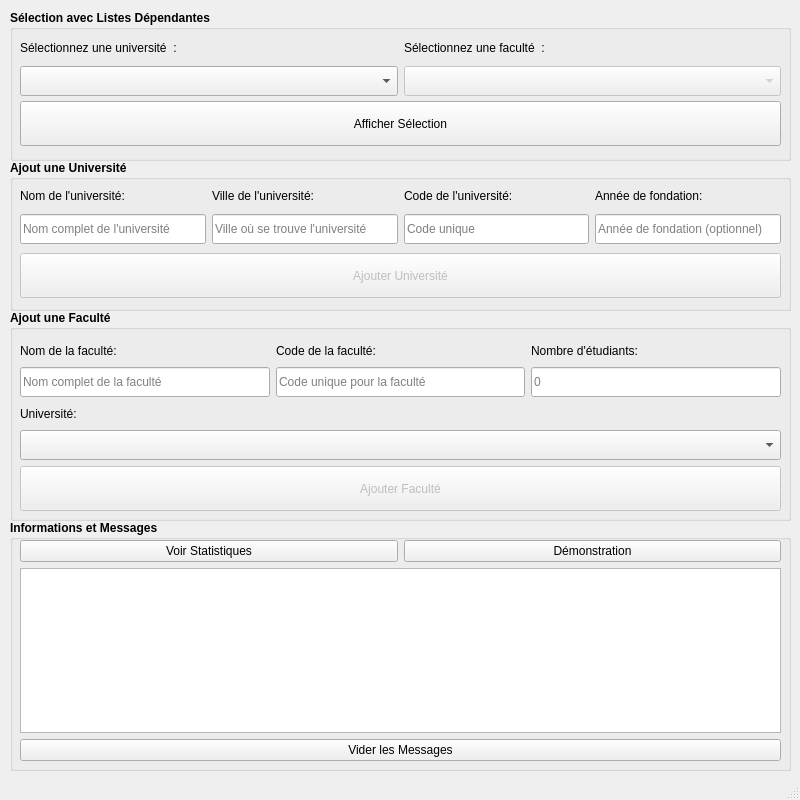
<?xml version="1.0" encoding="UTF-8"?>
<ui version="4.0">
 <class>MainWindow</class>
 <widget class="QMainWindow" name="MainWindow">
  <property name="geometry">
   <rect>
    <x>0</x>
    <y>0</y>
    <width>800</width>
    <height>800</height>
   </rect>
  </property>
  <property name="windowTitle">
   <string>Système Universitaire</string>
  </property>
  <widget class="QWidget" name="centralwidget">
   <widget class="QGroupBox" name="groupe_selection">
    <property name="geometry">
     <rect>
      <x>10</x>
      <y>10</y>
      <width>781</width>
      <height>151</height>
     </rect>
    </property>
    <property name="font">
     <font>
      <bold>true</bold>
     </font>
    </property>
    <property name="title">
     <string>Sélection avec Listes Dépendantes</string>
    </property>
    <widget class="QWidget" name="">
     <property name="geometry">
      <rect>
       <x>10</x>
       <y>20</y>
       <width>761</width>
       <height>121</height>
      </rect>
     </property>
     <layout class="QVBoxLayout" name="layout_selection">
      <property name="spacing">
       <number>0</number>
      </property>
      <item>
       <layout class="QHBoxLayout" name="layout_combos">
        <property name="spacing">
         <number>6</number>
        </property>
        <item>
         <layout class="QVBoxLayout" name="layout_universites">
          <item>
           <widget class="QLabel" name="labelUniversites">
            <property name="maximumSize">
             <size>
              <width>16777215</width>
              <height>25</height>
             </size>
            </property>
            <property name="font">
             <font>
              <bold>false</bold>
             </font>
            </property>
            <property name="text">
             <string>Sélectionnez une université  :</string>
            </property>
           </widget>
          </item>
          <item>
           <widget class="QComboBox" name="comboBox_universites">
            <property name="minimumSize">
             <size>
              <width>0</width>
              <height>30</height>
             </size>
            </property>
            <property name="font">
             <font>
              <bold>false</bold>
             </font>
            </property>
            <property name="placeholderText">
             <string>-- Choisir une université --</string>
            </property>
           </widget>
          </item>
         </layout>
        </item>
        <item>
         <layout class="QVBoxLayout" name="layout_facultes" stretch="0,0">
          <item>
           <widget class="QLabel" name="label_facultes">
            <property name="maximumSize">
             <size>
              <width>16777215</width>
              <height>25</height>
             </size>
            </property>
            <property name="font">
             <font>
              <bold>false</bold>
             </font>
            </property>
            <property name="text">
             <string>Sélectionnez une faculté  :</string>
            </property>
           </widget>
          </item>
          <item>
           <widget class="QComboBox" name="comboBox_facultes">
            <property name="enabled">
             <bool>false</bool>
            </property>
            <property name="minimumSize">
             <size>
              <width>0</width>
              <height>30</height>
             </size>
            </property>
            <property name="font">
             <font>
              <bold>false</bold>
             </font>
            </property>
            <property name="placeholderText">
             <string>-- Choisir une faculté --</string>
            </property>
           </widget>
          </item>
         </layout>
        </item>
       </layout>
      </item>
      <item>
       <widget class="QPushButton" name="pushButton_AfficherSelection">
        <property name="minimumSize">
         <size>
          <width>0</width>
          <height>45</height>
         </size>
        </property>
        <property name="font">
         <font>
          <bold>false</bold>
         </font>
        </property>
        <property name="text">
         <string>Afficher Sélection</string>
        </property>
       </widget>
      </item>
     </layout>
    </widget>
   </widget>
   <widget class="QGroupBox" name="groupe_ajout_universite">
    <property name="geometry">
     <rect>
      <x>10</x>
      <y>160</y>
      <width>781</width>
      <height>151</height>
     </rect>
    </property>
    <property name="font">
     <font>
      <bold>true</bold>
     </font>
    </property>
    <property name="title">
     <string>Ajout une Université</string>
    </property>
    <widget class="QWidget" name="">
     <property name="geometry">
      <rect>
       <x>10</x>
       <y>20</y>
       <width>761</width>
       <height>121</height>
      </rect>
     </property>
     <layout class="QVBoxLayout" name="layout_ajout_universite">
      <property name="leftMargin">
       <number>0</number>
      </property>
      <item>
       <layout class="QHBoxLayout" name="layout_universite">
        <item>
         <layout class="QVBoxLayout" name="layout_nom_universite">
          <item>
           <widget class="QLabel" name="label_nom_universite">
            <property name="maximumSize">
             <size>
              <width>16777215</width>
              <height>25</height>
             </size>
            </property>
            <property name="font">
             <font>
              <bold>false</bold>
             </font>
            </property>
            <property name="text">
             <string>Nom de l'université:</string>
            </property>
           </widget>
          </item>
          <item>
           <widget class="QLineEdit" name="lineEdit_nom_universite">
            <property name="minimumSize">
             <size>
              <width>0</width>
              <height>30</height>
             </size>
            </property>
            <property name="font">
             <font>
              <bold>false</bold>
             </font>
            </property>
            <property name="placeholderText">
             <string>Nom complet de l'université</string>
            </property>
           </widget>
          </item>
         </layout>
        </item>
        <item>
         <layout class="QVBoxLayout" name="layout_ville_universite">
          <item>
           <widget class="QLabel" name="label_ville_universite">
            <property name="maximumSize">
             <size>
              <width>16777215</width>
              <height>25</height>
             </size>
            </property>
            <property name="font">
             <font>
              <bold>false</bold>
             </font>
            </property>
            <property name="text">
             <string>Ville de l'université:</string>
            </property>
           </widget>
          </item>
          <item>
           <widget class="QLineEdit" name="lineEdit_ville_universite">
            <property name="minimumSize">
             <size>
              <width>0</width>
              <height>30</height>
             </size>
            </property>
            <property name="font">
             <font>
              <bold>false</bold>
             </font>
            </property>
            <property name="placeholderText">
             <string>Ville où se trouve l'université</string>
            </property>
           </widget>
          </item>
         </layout>
        </item>
        <item>
         <layout class="QVBoxLayout" name="layout_code_universite">
          <item>
           <widget class="QLabel" name="label_code_universite">
            <property name="maximumSize">
             <size>
              <width>16777215</width>
              <height>25</height>
             </size>
            </property>
            <property name="font">
             <font>
              <bold>false</bold>
             </font>
            </property>
            <property name="text">
             <string>Code de l'université:</string>
            </property>
           </widget>
          </item>
          <item>
           <widget class="QLineEdit" name="lineEdit_code_universite">
            <property name="minimumSize">
             <size>
              <width>0</width>
              <height>30</height>
             </size>
            </property>
            <property name="font">
             <font>
              <bold>false</bold>
             </font>
            </property>
            <property name="placeholderText">
             <string>Code unique</string>
            </property>
           </widget>
          </item>
         </layout>
        </item>
        <item>
         <layout class="QVBoxLayout" name="layout_annee_universite">
          <item>
           <widget class="QLabel" name="label_annee_universite">
            <property name="maximumSize">
             <size>
              <width>16777215</width>
              <height>25</height>
             </size>
            </property>
            <property name="font">
             <font>
              <bold>false</bold>
             </font>
            </property>
            <property name="text">
             <string>Année de fondation:</string>
            </property>
           </widget>
          </item>
          <item>
           <widget class="QLineEdit" name="lineEdit_annee_universite">
            <property name="minimumSize">
             <size>
              <width>0</width>
              <height>30</height>
             </size>
            </property>
            <property name="font">
             <font>
              <bold>false</bold>
             </font>
            </property>
            <property name="placeholderText">
             <string>Année de fondation (optionnel)</string>
            </property>
           </widget>
          </item>
         </layout>
        </item>
       </layout>
      </item>
      <item>
       <widget class="QPushButton" name="pushButton_AjouterUniversite">
        <property name="enabled">
         <bool>false</bool>
        </property>
        <property name="minimumSize">
         <size>
          <width>0</width>
          <height>45</height>
         </size>
        </property>
        <property name="font">
         <font>
          <bold>false</bold>
         </font>
        </property>
        <property name="text">
         <string>Ajouter Université</string>
        </property>
       </widget>
      </item>
     </layout>
    </widget>
   </widget>
   <widget class="QGroupBox" name="groupe_ajout_faculte">
    <property name="geometry">
     <rect>
      <x>10</x>
      <y>310</y>
      <width>781</width>
      <height>211</height>
     </rect>
    </property>
    <property name="font">
     <font>
      <bold>true</bold>
     </font>
    </property>
    <property name="title">
     <string>Ajout une Faculté</string>
    </property>
    <widget class="QWidget" name="">
     <property name="geometry">
      <rect>
       <x>10</x>
       <y>30</y>
       <width>761</width>
       <height>171</height>
      </rect>
     </property>
     <layout class="QVBoxLayout" name="verticalLayout">
      <item>
       <layout class="QHBoxLayout" name="horizontalLayout">
        <item>
         <layout class="QVBoxLayout" name="layout_nom_faculte">
          <item>
           <widget class="QLabel" name="label_nom_faculte">
            <property name="maximumSize">
             <size>
              <width>16777215</width>
              <height>25</height>
             </size>
            </property>
            <property name="font">
             <font>
              <bold>false</bold>
             </font>
            </property>
            <property name="text">
             <string>Nom de la faculté:</string>
            </property>
           </widget>
          </item>
          <item>
           <widget class="QLineEdit" name="lineEdit_nom_faculte">
            <property name="minimumSize">
             <size>
              <width>0</width>
              <height>30</height>
             </size>
            </property>
            <property name="font">
             <font>
              <bold>false</bold>
             </font>
            </property>
            <property name="placeholderText">
             <string>Nom complet de la faculté</string>
            </property>
           </widget>
          </item>
         </layout>
        </item>
        <item>
         <layout class="QVBoxLayout" name="layout_code_faculte">
          <item>
           <widget class="QLabel" name="label_code_faculte">
            <property name="maximumSize">
             <size>
              <width>16777215</width>
              <height>25</height>
             </size>
            </property>
            <property name="font">
             <font>
              <bold>false</bold>
             </font>
            </property>
            <property name="text">
             <string>Code de la faculté:</string>
            </property>
           </widget>
          </item>
          <item>
           <widget class="QLineEdit" name="lineEdit_code_faculte">
            <property name="minimumSize">
             <size>
              <width>0</width>
              <height>30</height>
             </size>
            </property>
            <property name="font">
             <font>
              <bold>false</bold>
             </font>
            </property>
            <property name="placeholderText">
             <string>Code unique pour la faculté</string>
            </property>
           </widget>
          </item>
         </layout>
        </item>
        <item>
         <layout class="QVBoxLayout" name="layout_nbEtudiants_faculte">
          <item>
           <widget class="QLabel" name="label_nbEtudiants_faculte">
            <property name="maximumSize">
             <size>
              <width>16777215</width>
              <height>25</height>
             </size>
            </property>
            <property name="font">
             <font>
              <bold>false</bold>
             </font>
            </property>
            <property name="text">
             <string>Nombre d'étudiants:</string>
            </property>
           </widget>
          </item>
          <item>
           <widget class="QLineEdit" name="lineEditl_nbEtudiants_faculte">
            <property name="minimumSize">
             <size>
              <width>0</width>
              <height>30</height>
             </size>
            </property>
            <property name="font">
             <font>
              <bold>false</bold>
             </font>
            </property>
            <property name="placeholderText">
             <string>0</string>
            </property>
           </widget>
          </item>
         </layout>
        </item>
       </layout>
      </item>
      <item>
       <layout class="QVBoxLayout" name="layout_universite_faculte">
        <item>
         <widget class="QLabel" name="label_universite_faculte">
          <property name="maximumSize">
           <size>
            <width>16777215</width>
            <height>25</height>
           </size>
          </property>
          <property name="font">
           <font>
            <bold>false</bold>
           </font>
          </property>
          <property name="text">
           <string>Université:</string>
          </property>
         </widget>
        </item>
        <item>
         <widget class="QComboBox" name="comboBox_universite_faculte">
          <property name="minimumSize">
           <size>
            <width>0</width>
            <height>30</height>
           </size>
          </property>
          <property name="maximumSize">
           <size>
            <width>16777215</width>
            <height>16777215</height>
           </size>
          </property>
          <property name="font">
           <font>
            <bold>false</bold>
           </font>
          </property>
          <property name="placeholderText">
           <string>-- Choisir l'université --</string>
          </property>
         </widget>
        </item>
       </layout>
      </item>
      <item>
       <widget class="QPushButton" name="pushButton_AjouterFaculte">
        <property name="enabled">
         <bool>false</bool>
        </property>
        <property name="minimumSize">
         <size>
          <width>0</width>
          <height>45</height>
         </size>
        </property>
        <property name="font">
         <font>
          <bold>false</bold>
         </font>
        </property>
        <property name="text">
         <string>Ajouter Faculté</string>
        </property>
       </widget>
      </item>
     </layout>
    </widget>
   </widget>
   <widget class="QGroupBox" name="groupe_resultats">
    <property name="geometry">
     <rect>
      <x>10</x>
      <y>520</y>
      <width>781</width>
      <height>251</height>
     </rect>
    </property>
    <property name="font">
     <font>
      <bold>true</bold>
     </font>
    </property>
    <property name="title">
     <string>Informations et Messages</string>
    </property>
    <widget class="QWidget" name="">
     <property name="geometry">
      <rect>
       <x>10</x>
       <y>20</y>
       <width>761</width>
       <height>221</height>
      </rect>
     </property>
     <layout class="QVBoxLayout" name="layout_resultats">
      <item>
       <layout class="QHBoxLayout" name="laout_buttons">
        <item>
         <widget class="QPushButton" name="pushButton_VoirStats">
          <property name="font">
           <font>
            <bold>false</bold>
           </font>
          </property>
          <property name="text">
           <string>Voir Statistiques</string>
          </property>
         </widget>
        </item>
        <item>
         <widget class="QPushButton" name="pushButton_Demo">
          <property name="font">
           <font>
            <bold>false</bold>
           </font>
          </property>
          <property name="text">
           <string>Démonstration</string>
          </property>
         </widget>
        </item>
       </layout>
      </item>
      <item>
       <widget class="QTextEdit" name="textEdit_resultats"/>
      </item>
      <item>
       <widget class="QPushButton" name="pushButton_ViderMessages">
        <property name="font">
         <font>
          <bold>false</bold>
         </font>
        </property>
        <property name="text">
         <string>Vider les Messages</string>
        </property>
       </widget>
      </item>
     </layout>
    </widget>
   </widget>
  </widget>
  <widget class="QMenuBar" name="menubar">
   <property name="geometry">
    <rect>
     <x>0</x>
     <y>0</y>
     <width>800</width>
     <height>22</height>
    </rect>
   </property>
  </widget>
  <widget class="QStatusBar" name="statusbar"/>
 </widget>
 <resources/>
 <connections/>
</ui>
